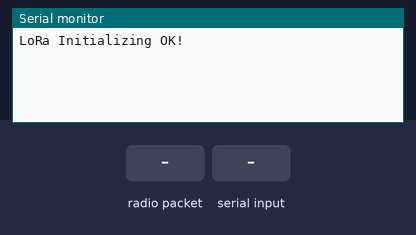
Bench run of a sketch on a simulated Arduino Mega 2560, built with avr-gcc and run on an emulated ATmega2560. On the bench: the last lines printed to the serial monitor. The test bench sets the inputs (shaded band). No radio packets arrive unless stated.

Above: at 1.2 s.
1.3 s: radio packet "5" arrives
At 3.1 s:
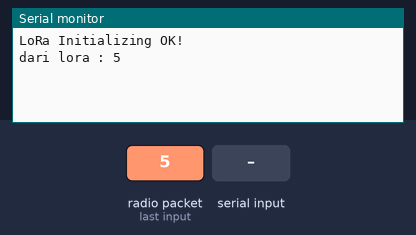
6.8 s: "90,45\n" received over Serial
At 8.6 s:
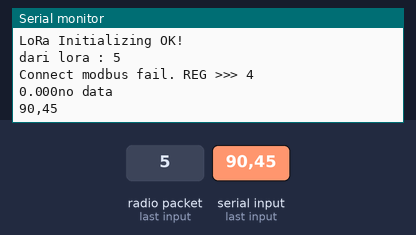
9.3 s: "5\n" received over Serial
At 11.6 s:
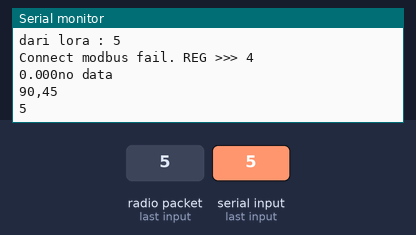

The sketch:

Modbus_slave.ino
```cpp
#define ID_meter  1
uint16_t Reg_addr;

float DATA_METER;
#include <ModbusMaster.h>
//#include <SoftwareSerial.h>
#define baud 19200
#define timeout 100
#define polling 100
#define retry_count 10
ModbusMaster node;

#include <SPI.h>
#include <LoRa.h>
#define ss 5
#define rst 15
#define dio0 4
int incomingByte = 0;

//01 04 00 00 00 02 71 3F // Test 30001
//------------------------------------------------
// Convent 32bit to float
//------------------------------------------------
float HexTofloat(uint32_t x) {
  return (*(float*)&x);
}

uint32_t FloatTohex(float x) {
  return (*(uint32_t*)&x);
}
//------------------------------------------------

float Read_Meter_float(char addr, uint16_t REG) {
  float i = 0;
  uint8_t result, j;

  uint16_t data[2];
  uint32_t value = 0;
  node.begin(ID_meter, Serial2);
  // node.preTransmission(preTransmission);
  // node.postTransmission(postTransmission);

  result = node.readHoldingRegisters(REG, 2);  ///< Modbus function 0x03 Read Holding Registers
  delay(500);
  if (result == node.ku8MBSuccess) {
    for (j = 0; j < 2; j++) {
      data[j] = (node.getResponseBuffer(j));
    }
    //uint16_t x = data[1]; // para o valor da frequência tenho que ler algo em torno de 426F xxxx;
    //uint16_t y = data[0];

    Serial.print(data[1], HEX);
    Serial.println(data[0], HEX);

    value = data[0];
    value = value << 16;
    value = value + data[1];
    i = HexTofloat(value);
    //Serial.println("Connect modbus Ok.");
    return i;
  } else {
    Serial.print("Connect modbus fail. REG >>> ");
    Serial.println(REG);  // Debug
    delay(1000);
    return 0;
  }
}

void setup() {
  Serial.begin(baud);
  Serial2.begin(baud, SERIAL_8E1);
  LoRa.setPins(ss, rst, dio0);
  while (!LoRa.begin(915E6)) {
    Serial.println(".");
    delay(500);
  }
  LoRa.setSyncWord(0xF3);
  LoRa.setTxPower(20);  // Supported values are 2 to 20
  // LeRa.setSpreadingFactor(12);           // Supported values are between 6 and 12
  // LoRa.setSignalBandwidth(62.5E3);       // Supported values are 7.8E3, 10.4E3, 15.6E3, 20.8E3, 31.25E3, 41.7E3, 62.5E3, 125E3, 250E3, and 500E3.
  // LoRa.setCodingRate4(8);                // Supported values are between 5 and 8, these correspond to coding rates of 4/5 and 4/8
  LoRa.setGain(6);
  Serial.println("LoRa Initializing OK!");
}

void loop() {
  int packetSize = LoRa.parsePacket();
  if (packetSize) {
    while (LoRa.available()) {
      String LoRaData = LoRa.readString();
      Serial.print("dari lora : ");
      Serial.println(LoRaData);
      Reg_addr = LoRaData.toInt()%10000;
      if (Reg_addr) {
        DATA_METER = Read_Meter_float(ID_meter, Reg_addr - 1);
        Serial.print(DATA_METER, 3);
        // delay(3000);
        if (DATA_METER > 0.001) {
          String kirim = String(DATA_METER);
          Serial.println(kirim);
          LoRa.beginPacket();
          LoRa.print(kirim);
          LoRa.endPacket();
        } else {
          Serial.println("no data");
          LoRa.beginPacket();
          LoRa.print("no data");
          LoRa.endPacket();
        }
      } else {
        Serial.println("error");
      }
    }
  }

  if (Serial.available() > 0) {
    String kirim = Serial.readString();
    Serial.println(kirim);
    LoRa.beginPacket();
    LoRa.print(kirim);
    LoRa.endPacket();
  }
}
```

Measured:
- after the input at 1.3 s, the serial monitor: prints a new line after 1.0 s (image 1)
- after the input at 6.8 s, the serial monitor: prints a new line after 1.0 s (image 2)
- after the input at 9.3 s, the serial monitor: prints a new line after 1.0 s (image 3)
